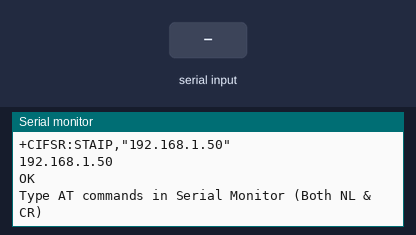
The sketch below on a simulated Arduino Nano, built with avr-gcc and run on an emulated ATmega328P. On the bench: the last lines printed to the serial monitor. The inputs (shaded band) are chosen by the test bench. The modem accepts every AT command (registered, SIM ready, sends succeed) and sends nothing else.

Above: at 11.3 s.
11.4 s: "OK\n" received over Serial
At 12.4 s:
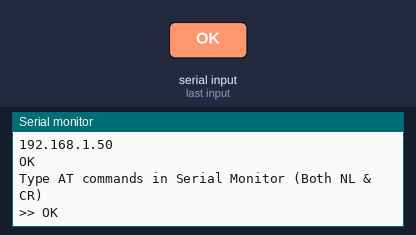
12.9 s: "1\n" received over Serial
At 15.4 s:
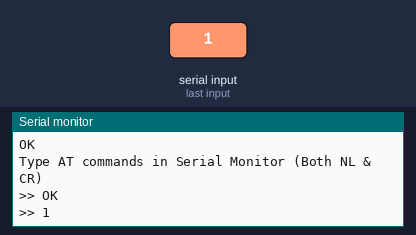
15.9 s: "1\n" received over the second serial link
At 16.9 s:
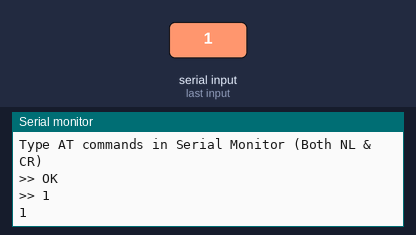
17.4 s: "0\n" received over the second serial link
At 18.0 s:
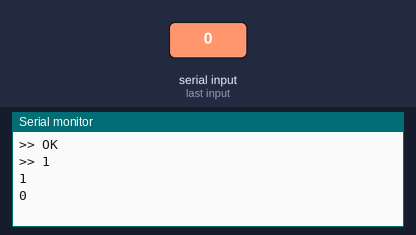

Measured:
- after the input at 11.4 s, the serial monitor: prints a new line at once (image 1)
- after the input at 12.9 s, the serial monitor: prints a new line after 1.6 s (image 2)
- after the input at 15.9 s, the serial monitor: prints a new line at once (image 3)
- after the input at 17.4 s, the serial monitor: prints a new line at once (image 4)

The sketch:

ESP01_AT_Test.ino
```cpp
/*
  ESP-01 / ESP-01S AT Test (Arduino Nano)
  ---------------------------------------
  Wiring (AI & IoT kit default):
    Nano D13 (SoftSerial RX) <- ESP TX
    Nano D2  (SoftSerial TX) -> ESP RX
    ESP VCC + EN  -> 3.3V
    ESP GND       -> GND

  Serial Monitor: 9600 baud
  Open Serial Monitor and watch for "OK"
*/

#include <SoftwareSerial.h>

#define ESP_RX_PIN 13   // Nano receives from ESP TX
#define ESP_TX_PIN 2    // Nano sends to ESP RX

SoftwareSerial esp(ESP_RX_PIN, ESP_TX_PIN);

void sendAT(const char* cmd) {
  while (esp.available()) esp.read();
  Serial.print(F(">> "));
  Serial.println(cmd);
  // Same paced TX as working IDE udp_client.ino
  for (int i = 0; cmd[i] != '\0'; i++) { esp.write((uint8_t)cmd[i]); delay(2); }
  esp.write('\r'); delay(2);
  esp.write('\n'); delay(40);
}

String readResp(unsigned long timeoutMs) {
  String r = "";
  unsigned long t0 = millis();
  while (millis() - t0 < timeoutMs) {
    while (esp.available()) {
      char c = (char)esp.read();
      r += c;
      Serial.write(c);   // live echo to Serial Monitor
    }
  }
  return r;
}

bool tryBaud(long baud) {
  Serial.println();
  Serial.print(F("=== Try baud "));
  Serial.print(baud);
  Serial.println(F(" ==="));

  esp.end();
  esp.begin(baud);
  delay(1500);
  while (esp.available()) esp.read();

  for (int i = 1; i <= 5; i++) {
    Serial.print(F("AT attempt #"));
    Serial.println(i);
    sendAT("AT");
    String r = readResp(2000);
    Serial.print(F("\n[bytes="));
    Serial.print(r.length());
    Serial.println(F("]"));
    if (r.indexOf("OK") >= 0) {
      Serial.print(F("SUCCESS at baud "));
      Serial.println(baud);
      return true;
    }
    delay(300);
  }
  return false;
}

void setup() {
  Serial.begin(9600);
  delay(500);
  Serial.println(F("ESP-01 AT Test"));
  Serial.print(F("SoftSerial RX="));
  Serial.print(ESP_RX_PIN);
  Serial.print(F(" TX="));
  Serial.println(ESP_TX_PIN);

  // Nano SoftSerial: 9600 stable; factory ESP often 115200 (RX fails → bytes=0).
  // Blind TX UART_DEF still works at 115200 — force ESP down to 9600 then re-probe.
  long found = 0;
  if (tryBaud(9600)) found = 9600;

  if (!found) {
    Serial.println(F("Blind force 9600 from 115200..."));
    esp.end();
    esp.begin(115200);
    delay(200);
    for (int i = 0; i < 2; i++) {
      sendAT("AT+UART_DEF=9600,8,1,0,0");
      delay(400);
    }
    esp.end();
    delay(200);
    esp.begin(9600);
    delay(800);
    while (esp.available()) esp.read();
    if (tryBaud(9600)) found = 9600;
  }

  if (!found) {
    if (tryBaud(57600)) found = 57600;
    else if (tryBaud(115200)) found = 115200;
  }

  if (found) {
    if (found != 9600) {
      Serial.println(F("Switching ESP to 9600 for SoftSerial stability..."));
      sendAT("AT+UART_DEF=9600,8,1,0,0");
      readResp(1500);
      esp.end();
      delay(200);
      esp.begin(9600);
      delay(800);
      while (esp.available()) esp.read();
      sendAT("AT");
      readResp(2000);
      Serial.println();
    }
    Serial.println(F("--- ESP READY ---"));
    sendAT("AT+GMR");
    readResp(3000);
    Serial.println();
    sendAT("AT+CIFSR");
    readResp(3000);
    Serial.println();
    Serial.println(F("Type AT commands in Serial Monitor (Both NL & CR)"));
  } else {
    Serial.println(F("FAIL: bytes=0 / no OK"));
    Serial.println(F("Check: D13<-ESP TX, D2->ESP RX, VCC+EN 3.3V, GND"));
  }
}

void loop() {
  // PC -> ESP
  if (Serial.available()) {
    String line = Serial.readStringUntil('\n');
    line.trim();
    if (line.length() > 0) {
      sendAT(line.c_str());
      readResp(3000);
      Serial.println();
    }
  }
  // ESP -> PC
  while (esp.available()) {
    Serial.write(esp.read());
  }
}
```
